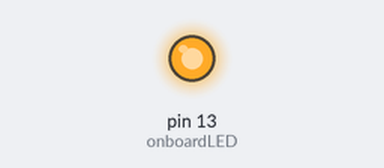
Bench run of a sketch on a simulated Arduino Leonardo, built with avr-gcc and run on an emulated ATmega32U4. Parts: output pins drawn as LEDs (lit = HIGH). What the sketch prints to the serial monitor is not drawn.

Above: at 0.1 s.
Timing chart, 0 to 1.6 s (numbered marks = the images above):
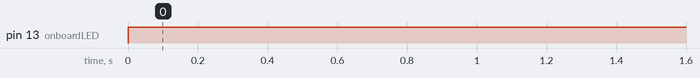

The sketch:

controlboard.ino
```cpp
#include <Keyboard.h>

const int flash1 = 38;
const int flash2 = 39;
const int capButton = 48;
const int selectButton = 43;
const int upButton = 35;
const int downButton = 37;
const int onboardLED = 13;
int capButtonState;
int lastCapButtonState = HIGH;
int selectButtonState;
int lastSelectButtonState = HIGH;
int upButtonState;
int lastUpButtonState = HIGH;
int downButtonState;
int lastDownButtonState = HIGH;
// unsigned long lastDebounceTime = 0;  // last time the button state was toggled
// unsigned long debounceDelay = 50;    // debounce time in milliseconds


void setup() {
  // put your setup code here, to run once:
  pinMode(flash1, OUTPUT);
  pinMode(flash2, OUTPUT);
  pinMode(capButton, INPUT_PULLUP);
  pinMode(selectButton, INPUT_PULLUP);
  pinMode(upButton, INPUT_PULLUP);
  pinMode(downButton, INPUT_PULLUP);
  Serial.begin(9600); // debug
  pinMode(onboardLED, OUTPUT);

}

void loop() {
  // put your main code here, to run repeatedly:
  capButtonState = digitalRead(capButton);
  selectButtonState = digitalRead(selectButton);
  upButtonState = digitalRead(upButton);
  downButtonState = digitalRead(downButton);
  digitalWrite(flash1, HIGH); // deinitialize the flash on first start
  digitalWrite(flash2, HIGH);

  if (capButtonState == LOW) {
    Serial.print("CAPTURE");
    digitalWrite(onboardLED, HIGH);
    digitalWrite(flash1, LOW);
    digitalWrite(flash2, LOW);
    delay(1000);
    digitalWrite(flash1, HIGH);
    digitalWrite(flash2, HIGH);
    delay(500);
    digitalWrite(flash1, LOW);
    digitalWrite(flash2, LOW);
    Keyboard.write('C'); // change all the keyboard writes to their respective keypresses defined in the python script
    delay(250);
    digitalWrite(flash1, HIGH);
    digitalWrite(flash2, HIGH);
  }
  // lastCapButtonState = capButtonState;

  if (selectButtonState == LOW) {
    Serial.print("SELECT");
    Keyboard.write('Z');
    delay(500); // debounce
  }

  if (upButtonState == LOW) {
    Serial.print("UP");
    Keyboard.write('U');
    delay(500); // debounce
  }

  if (downButtonState == LOW) {
    Serial.print("DOWN");
    Keyboard.write('D');
    delay(500); // debounce
  }
}


  // maybe use a resisitor instead of overcomplicated debounce scripts
  /* if (selectButtonState != lastSelectButtonState) {
    lastDebounceTime = millis();

    if (selectButtonState == LOW) {
      Serial.print("SELECT");
      // Keyboard.write('V')
    }
  }
  lastSelectButtonState = selectButtonState;

  if ((millis() - lastDebounceTime) > debounceDelay) {
    lastDebounceTime = 0; // Reset debounce time
  }

}
*/
```

Measured:
- by itself, pin 13 (onboardLED): LOW → HIGH at 0.00 s
